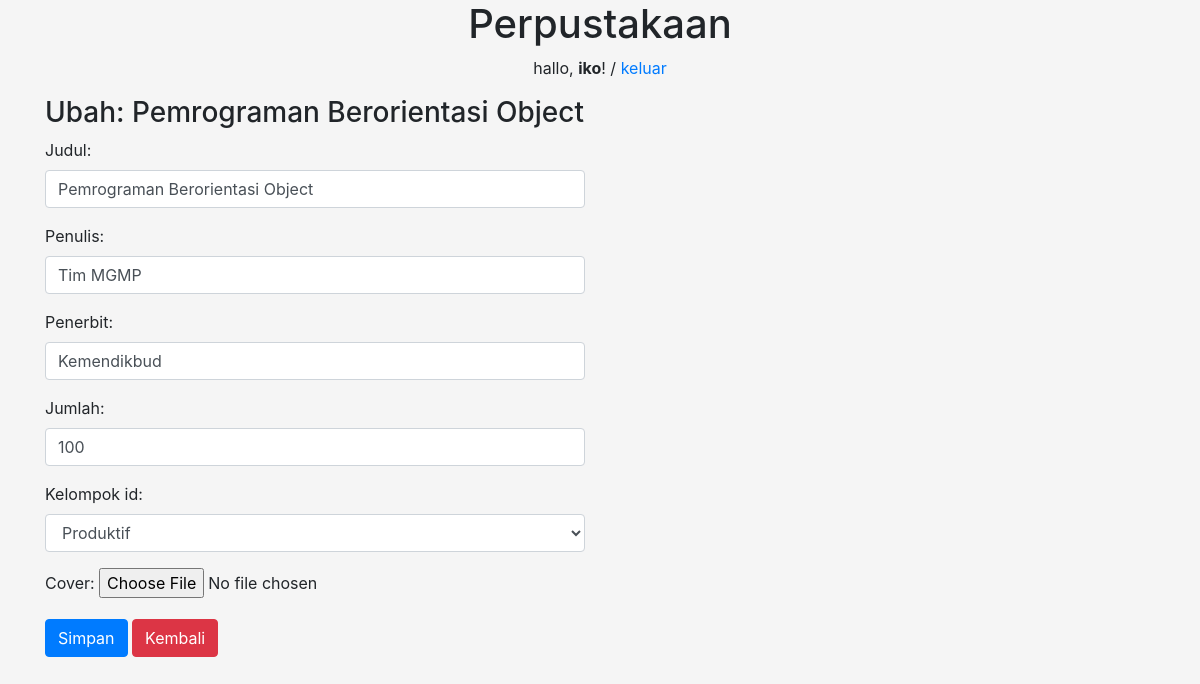
The app's page /buku/ubah/1 (signed in), older data.
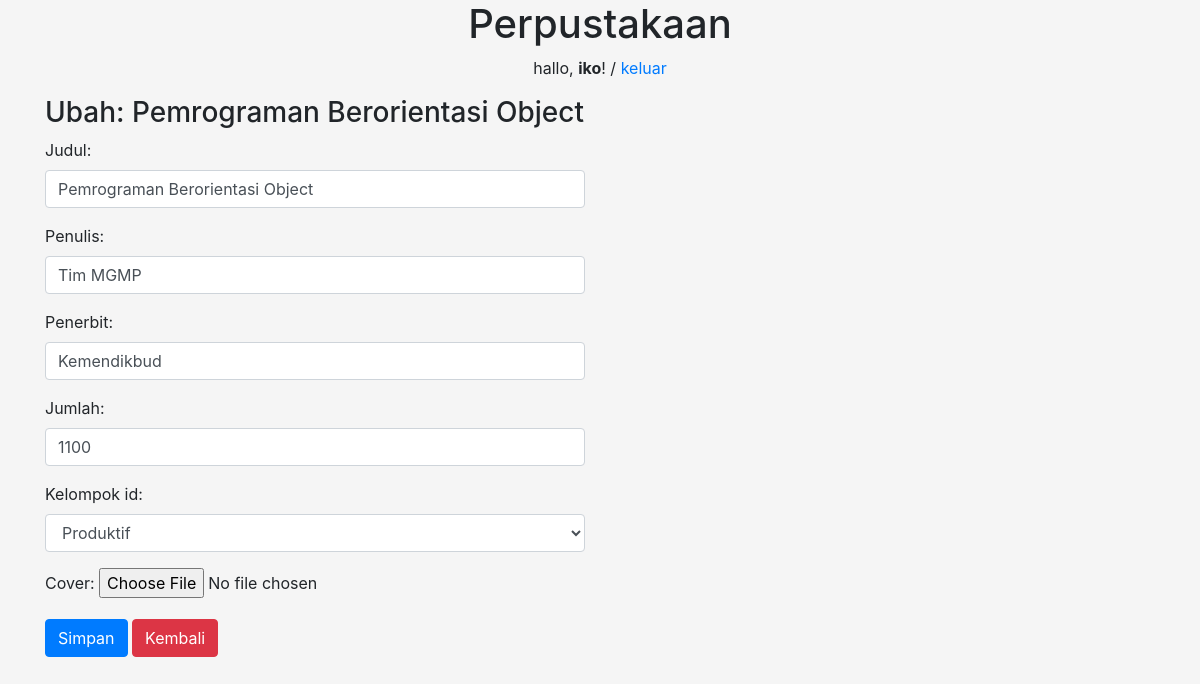
The same page, newer data.
### perpustakaan/models.py (models this page shows, shortened)
class Buku(models.Model):
    judul = models.CharField(max_length=50)
    penulis = models.CharField(max_length=40)
    penerbit = models.CharField(max_length=40)
    jumlah = models.IntegerField(null=True)
    kelompok_id = models.ForeignKey(Kelompok, on_delete=models.CASCADE, null=True)
    cover = models.ImageField(upload_to='cover/', null=True)
    tanggal = models.DateTimeField(auto_now_add=True, null=True)

### perpustakaan/views.py (the view)
# urls.py: path('buku/ubah/<int:id_buku>', ubah_buku, name='ubah_buku'),
@login_required(login_url=settings.LOGIN_URL)
def ubah_buku(request, id_buku):
    buku = Buku.objects.get(id=id_buku)
    template = 'ubah-buku.html'
    if request.POST:
        form = FormBuku(request.POST, request.FILES, instance=buku)
        if form.is_valid():
            form.save()
            messages.success(request, "Data Berhasil diperbaharui!")
            return redirect('ubah_buku', id_buku=id_buku)
    else:
        form = FormBuku(instance=buku)
        konteks = {
            'form':form,
            'buku':buku,
        }
    return render(request, template, konteks)

### perpustakaan/form.py
class FormBuku(ModelForm):
    class Meta:
        model = Buku
        fields = '__all__'
        widgets = {
            'judul' : forms.TextInput({'class':'form-control'}),
            'penulis' : forms.TextInput({'class':'form-control'}),
            'penerbit' : forms.TextInput({'class':'form-control'}),
            'jumlah' : forms.NumberInput({'class':'form-control'}),
            'kelompok_id' : forms.Select({'class':'form-control'}),
        }

### perpustakaan/models.py (called while the page is built)
    def __str__(self):
        return self.nama

### perpustakaan/templates/ubah-buku.html (shortened to what this page needs)
{% extends 'base.html' %} {% block content %}
<div class="container">
  <div class="row">
    <div class="col-md-6">
      <h3>Ubah: {{ buku.judul }}</h3>
      <form action="{% url 'ubah_buku' buku.id %}" method="post" enctype="multipart/form-data">
        {{ form.as_p }}
        <button class="btn btn-primary">Simpan</button>
        <a href="/buku" class="btn btn-danger">Kembali</a>
      </form>
    </div>
  </div>
</div>
{% endblock %}

Row changes from the older to the newer data that the page shows:
changed Buku "Pemrograman Berorientasi Object": jumlah "100" → "1100"
